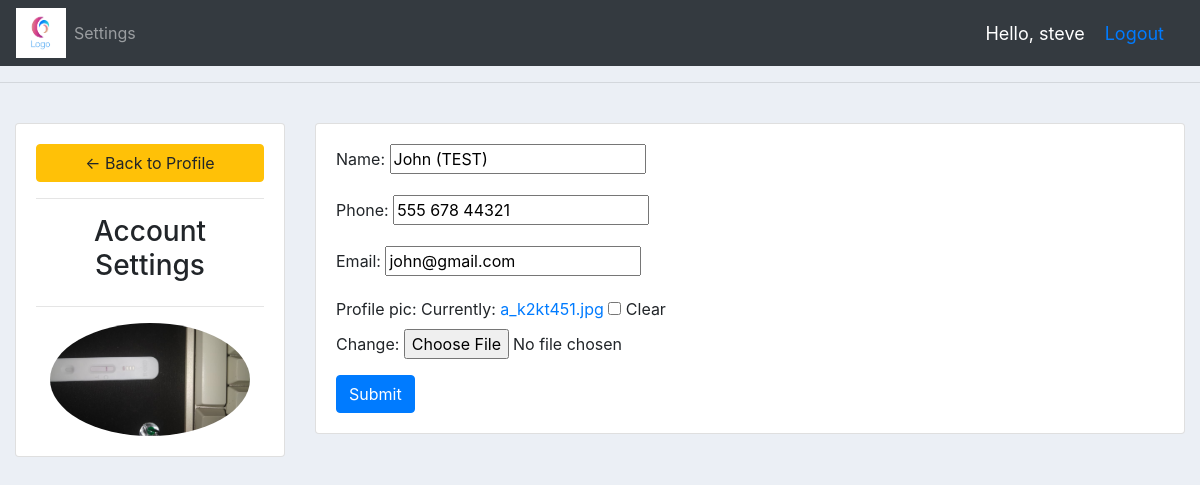
/account/ (signed in), run on the app's committed database.
### accounts/models.py (models this page shows, shortened)
class Customer(models.Model):
    user = models.OneToOneField(User,blank=True,null=True,on_delete=models.CASCADE)
    name = models.CharField(max_length=200, null= True)
    phone = models.CharField(max_length=200, null= True)
    email = models.CharField(max_length=200, null= True)
    profile_pic = models.ImageField(default ="aa.png",null=True,blank = True)
    date_created = models.DateTimeField(auto_now_add = True, null = True)

### accounts/decorators.py (the view)
        def wrapper_func(request,*args,**kwargs):
            group = None
            if request.user.groups.exists():
                group = request.user.groups.all()[0].name
            if group in allowed_roles:
                return view_func(request,*args,**kwargs)
            return HttpResponse('You are not authorized to view this page')

### accounts/forms.py
class CustomerForm(ModelForm):
	class Meta:
		model = Customer
		fields = '__all__'
		exclude =['user']

### accounts/views.py (called while the page is built)
@login_required(login_url='login')
@allowed_users(allowed_roles=['customers'])
def accountSettings(request):
    user = request.user.customer
    form = CustomerForm(instance=user)
    if request.method =='POST':
        form = CustomerForm(request.POST,request.FILES,instance=user)
        if form.is_valid():
            form.save()
    context ={'form':form}
    return render(request,'accounts/account_settings.html',context)

### accounts/templates/accounts/account_settings.html (shortened to what this page needs)
{%  extends 'accounts/main.html' %}
{% load static %}
{% block content %}
<br>
<div class="row">
	<div class="col-md-3">
		<div class="card card-body">
			<a class="btn btn-warning" href="{% url 'home' %}"> &#8592; Back to Profile</a>
			<hr>
			<h3 style="text-align: center">Account Settings</h3>
			<hr>
			<img class="profile-pic" src="{{request.user.customer.profile_pic.url}}" >
		</div>
	</div>
	<div class="col-md-9">
		<div class="card card-body">
			<form method="POST" action="" enctype="multipart/form-data">
				{{form.as_p}}
			<input class="btn btn-primary" type="submit" name="Update Information">
			</form>
		</div>
	</div>
</div>
{% endblock %}

### accounts/templates/accounts/navbar.html (shortened to what this page needs)
{% load static %}
<nav class="navbar navbar-expand-lg navbar-dark bg-dark">
    <img src="{% static 'images/logo.png' %}" style="width: 50px; height:50px;">
    <div class="collapse navbar-collapse" id="navbarSupportedContent">
      <ul class="navbar-nav mr-auto">
        {% if request.user.is_staff %}
        <li class="nav-item active">
          <a class="nav-link" href="{% url 'home' %}">Dashboard</a>
        </li>
        <li class="nav-item">
          <a class="nav-link" href="{% url 'products' %}">Products</a>
        </li>
        {% else %}
        <li class="nav-item">
          <a class="nav-link" href="{% url 'account' %}">Settings</a>
        </li>
        {% endif %}
      </ul>
    <span class="hello-msg">Hello, {{request.user}}</span>
    <span class="hello-msg"><a href="{% url 'logout' %}">Logout</a></span>
  </nav>
<hr>

### static/css/main.css (style rules this page uses)
body { background-color: #ebeff5; }

### accounts/templates/accounts/navbar.html (style rules this page uses)
.hello-msg { font-size: 18px; color: #fff; margin-right: 20px; }

### accounts/templates/accounts/account_settings.html (style rules this page uses)
.profile-pic { max-width: 200px; max-height:200px; margin: 0 auto; border-radius: 50%; }

### data on the page
Customer: name "John (TEST)", phone "555 678 44321", email "john@gmail.com"

### other printed values
{{ request.user }} "steve"
